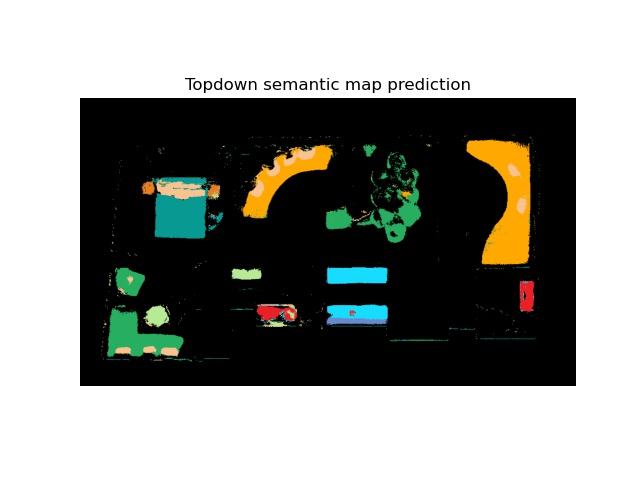

Reproduce this figure in Python.
import os
import json
import torch
import numpy as np
from tqdm import tqdm
import torchvision.transforms as transforms

from SMNet.model_test import SMNet

from projector import _transform3D
from projector.projector import Projector
from scipy.spatial.transform import Rotation as R

from utils.habitat_utils import HabitatUtils
from utils import convert_weights_cuda_cpu

from semseg.rednet import RedNet



env = '17DRP5sb8fy_0'

device = torch.device("cuda" if torch.cuda.is_available() else "cpu")


#Settings
resolution = 0.02 # topdown resolution
default_ego_dim = (480, 640) #egocentric resolution
z_clip = 0.50 # detections over z_clip will be ignored
vfov = 67.5
vfov = vfov * np.pi / 180.0



# -- load JSONS 
info = json.load(open('data/semmap_GT_info.json','r'))
paths = json.load(open('data/paths.json', 'r'))
 
# -- instantiate Habitat
house, level = env.split('_')
scene = 'data/mp3d/{}/{}.glb'.format(house, house)
habitat = HabitatUtils(scene, int(level))

# -- get house info
world_dim_discret = info[env]['dim']
map_world_shift = info[env]['map_world_shift']
map_world_shift = np.array(map_world_shift)
world_shift_origin=torch.from_numpy(map_world_shift).float().to(device=device)

# -- instantiate projector
projector = Projector(vfov, 1,
                      default_ego_dim[0],
                      default_ego_dim[1],
                      world_dim_discret[2], # height
                      world_dim_discret[0], # width
                      resolution,
                      world_shift_origin,
                      z_clip,
                      device=device)

# -- Create RedNet model
cfg_rednet = {
    'arch': 'rednet',
    'resnet_pretrained': False,
    'finetune': True,
    'SUNRGBD_pretrained_weights': '',
    'n_classes': 13,
    'upsample_prediction': True,
    'load_model': 'model/rednet_mp3d_best_model.pkl',
}

model_rednet = RedNet(cfg_rednet)
model_rednet = model_rednet.to(device)

print('Loading pre-trained weights: ', cfg_rednet['load_model'])
state = torch.load(cfg_rednet['load_model'])
model_state = state['model_state']
model_state = convert_weights_cuda_cpu(model_state, 'cpu')
model_rednet.load_state_dict(model_state)
model_rednet.eval()

normalize = transforms.Compose([transforms.Normalize(mean=[0.485, 0.456, 0.406],
                                std=[0.229, 0.224, 0.225])])

depth_normalize = transforms.Normalize(mean=[0.213], std=[0.285])




# compute projections indices and egocentric features
path = paths[env]

N = len(path['positions'])

projections_wtm = np.zeros((N,480,640,2), dtype=np.uint16)
projections_masks = np.zeros((N,480,640), dtype=np.bool)
projections_heights = np.zeros((N,480,640), dtype=np.float32)

features_lastlayer = np.zeros((N,64,240,320), dtype=np.float32)

print('Compute egocentric features and projection indices')

with torch.no_grad():
    for n in tqdm(range(N)):
        pos = path['positions'][n]
        ori = path['orientations'][n]

        habitat.position = list(pos)
        habitat.rotation = list(ori)
        habitat.set_agent_state()

        sensor_pos = habitat.get_sensor_pos()
        sensor_ori = habitat.get_sensor_ori()

        # -- get T transorm
        sensor_ori = np.array([sensor_ori.x, sensor_ori.y, sensor_ori.z, sensor_ori.w])
        r = R.from_quat(sensor_ori)
        elevation, heading, bank = r.as_rotvec()

        xyzhe = np.array([[sensor_pos[0],
                           sensor_pos[1],
                           sensor_pos[2],
                           heading,
                           elevation + np.pi]])

        xyzhe = torch.FloatTensor(xyzhe).to(device)
        T = _transform3D(xyzhe, device=device)

        # -- depth for projection
        depth = habitat.render(mode='depth')
        depth = depth[:,:,0]
        depth = depth.astype(np.float32)
        depth *= 10.0
        depth_var = torch.FloatTensor(depth).unsqueeze(0).unsqueeze(0).to(device)

        # -- projection
        world_to_map, mask_outliers, heights = projector.forward(depth_var, T, return_heights=True)

        world_to_map = world_to_map[0].cpu().numpy()
        mask_outliers = mask_outliers[0].cpu().numpy()
        heights = heights[0].cpu().numpy()

        world_to_map = world_to_map.astype(np.uint16)
        mask_outliers = mask_outliers.astype(np.bool)
        heights = heights.astype(np.float32)

        projections_wtm[n,...] = world_to_map
        projections_masks[n,...] = mask_outliers
        projections_heights[n,...] = heights
 
        # -- get egocentric features
        rgb = habitat.render()
        rgb = rgb.astype(np.float32)
        rgb = rgb / 255.0
        rgb = torch.FloatTensor(rgb).permute(2,0,1)
        rgb = normalize(rgb)
        rgb = rgb.unsqueeze(0).to(device)

        depth_enc = habitat.render(mode='depth')
        depth_enc = depth_enc[:,:,0]
        depth_enc = depth_enc.astype(np.float32)
        depth_enc = torch.FloatTensor(depth_enc).unsqueeze(0)
        depth_enc = depth_normalize(depth_enc)
        depth_enc = depth_enc.unsqueeze(0).to(device)

        semfeat_lastlayer = model_rednet(rgb, depth_enc)
        semfeat_lastlayer = semfeat_lastlayer[0].cpu().numpy()
        semfeat_lastlayer = semfeat_lastlayer.astype(np.float32)
        features_lastlayer[n,...] = semfeat_lastlayer

del habitat, model_rednet, projector


# -- create SMNet model
cfg_model = {
    'arch': 'smnet',
    'finetune': False,
    'n_obj_classes': 13,
    'ego_feature_dim': 64,
    'mem_feature_dim': 256,
    'mem_update': 'gru',
    'ego_downsample': False,
}
model_path = 'model/smnet_mp3d_best_model.pkl'

model = SMNet(cfg_model, device)
model = model.to(device)

print('Loading pre-trained weights: ', model_path)
state = torch.load(model_path)
model_state = state['model_state']
model_state = convert_weights_cuda_cpu(model_state, 'cpu')
model.load_state_dict(model_state)
model.eval()



print('Run SMNet')

with torch.no_grad():
    
    # get env dim
    world_dim_discret = info[env]['dim']
    map_height = world_dim_discret[2]
    map_width  = world_dim_discret[0]
    
    mask_outliers = projections_masks
    heights = projections_heights
    features = features_lastlayer
    
    features = torch.from_numpy(features)
    
    projections_wtm = projections_wtm.astype(np.int32)
    projections_wtm = torch.from_numpy(projections_wtm)
    mask_outliers = torch.from_numpy(mask_outliers)
    heights = torch.from_numpy(heights)
    
    scores, observed_map, height_map = model(features,
                                             projections_wtm,
                                             mask_outliers,
                                             heights,
                                             map_height,
                                             map_width)
    
    semmap = scores.data.max(0)[1]
    semmap = semmap.cpu().numpy()
    semmap = semmap.astype(np.uint8)
    scores = scores.cpu().numpy()
    observed_map = observed_map.cpu().numpy()
    height_map = height_map.cpu().numpy()

    from utils.semantic_utils import color_label
    semmap_color = color_label(semmap)
    semmap_color = semmap_color.transpose(1,2,0)
    semmap_color = semmap_color.astype(np.uint8)
    
    import matplotlib.pyplot as plt 
    plt.imshow(semmap_color)
    plt.title('Topdown semantic map prediction')
    plt.axis('off')
    # plt.show()
    plt.savefig('demo.jpg')
